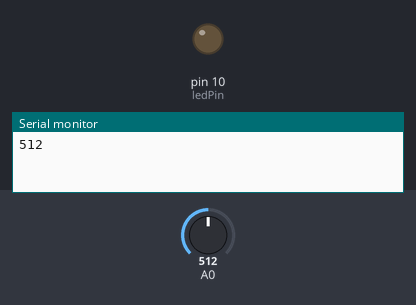
A sketch run on a simulated Arduino Uno, built with avr-gcc and run on an emulated ATmega328P. On the bench: output pins drawn as LEDs (lit = HIGH), the last lines printed to the serial monitor. The inputs (shaded band) are chosen by the test bench; at power-on: A0 = 512. The modem accepts every AT command (registered, SIM ready, sends succeed) and sends nothing else.

Above: at 1.7 s.
1.8 s: A0 set to 21
4.2 s: A0 set to 17
At 5.3 s:
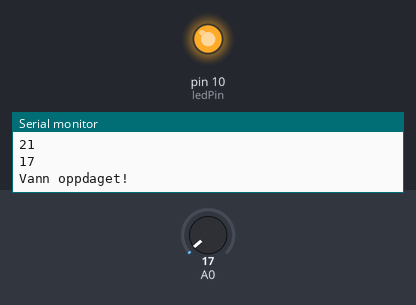
9.2 s: A0 set to 74
At 11.1 s:
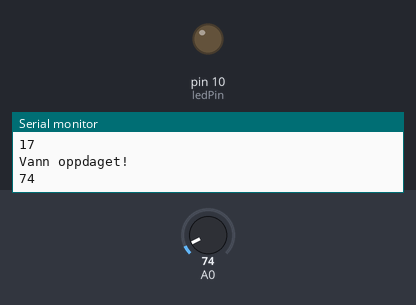
12.2 s: A0 set to 10
At 13.9 s:
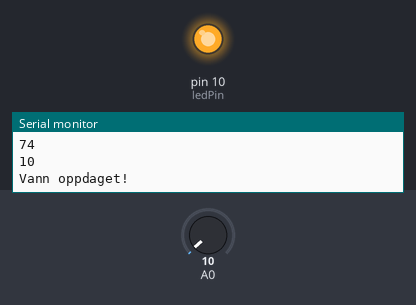
Timing chart, 0 to 15.4 s (numbered marks = the images above; inputs shaded):
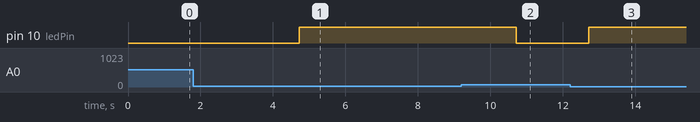

The sketch:

WaterSensor.ino
```cpp
//Code collected from various sources
//Modified by Stig B. Sivertsen
//Date: 26.02.2015

#include <SoftwareSerial.h>
#include <String.h>
SoftwareSerial CELL(7, 8);
const int ledPin =  10;
long interval = 30000; // interval at which to do something (milliseconds)
unsigned long previousMillis = 0; // last time update
unsigned char buffer[64];
//int count = 0;
//boolean containMsg = false;

char inData[64]; // Allocate some space for the string
char inChar = -1; // Where to store the character read
byte index = 0; // Index into array; where to store the character

// Commands to send to GPRS Shield

//Init...
String cellInit = "AT\r";
String cellSMSInit = "AT+CNMI=3,2,2,0\r";
String initStatus = "false";

//Send SMS
String sendSMSInTXTMode = "AT+CMGF=1\r";
String sendToNumber = "AT+CMGS=\"+4790813585\"";
String SMSToSend = "Vann oppdaget!";

//Cleanup
String deleteAllSMS = "AT+CMGD=1,4\r";
String showAllSMS = "AT+CMGL=\"ALL\"\r";

// Respons from GPRS Shield
String receiveSMS = "\r\n+CMTI: \"SM\",1\r\n";
String receiveOK = "\r\nOK\r\n";

void setup() {
  // initialize serial communication at 9600 bits per second:
  pinMode(ledPin, OUTPUT);
  CELL.begin(19200);               // the GPRS baud rate
  Serial.begin(19200);    // the GPRS baud rate
  delay(500);
}
void loop() {
  if (initStatus == "false") {
    initCell();
  }
  CheckWaterSensor();
  readCell();
  //readGPRSShield();
  //recieveTextMessage();
  delay(1000);
}

void initCell() {
  CELL.write("AT\r");
  delay(100);
  CELL.write("AT+CNMI=3,2,0,0,0\r");
  delay(100);
  initStatus = "true";
  CELL.flush();
}

void readTextMessage() {
  delay(1000);
  if (CELL.available()) {
    Serial.println("Trying to print content!");
    //Serial.println(CELL.print("AT+CMGR=1,0\r"));
    CELL.print("AT+CMGR=1,0\r");
    delay(100);
    CELL.flush();
  } else {
    Serial.println("Could not read SMS!");
    CELL.flush();
  }
  deleteMSG();

  //  if (CELL.available()) {
  //    while (CELL.available()) {        // reading data into char array
  //      if (index < 63) { // One less than the size of the array
  //        inChar = CELL.read(); // Read a character
  //        inData[index] = inChar; // Store it
  //        index++; // Increment where to write next
  //        inData[index] = '\0'; // Null terminate the string
  //      }
  //    }
  //  }
  //  Serial.print("Meldingen innholder: ");
  //  String String(inData);
  //  Serial.println(inData);
  //  clearDataArray();

}

///deleteMSG
/// Deletes incomming messages since they are stored on the GPRS Shield.
void deleteMSG() {
  delay(1000);
  //  if (CELL.available()) {
  Serial.println("Deleting...");
  //    //Serial.println(CELL.print("AT+CMGD=1,4\r"));       // Deleting SMS
  CELL.print("AT+CMGD=1,4\r");
  delay(100);
  CELL.flush();
  //  } else {
  //    Serial.println("Could not delete SMS!");
  //  }
}

///SendTextMessage()
///this function is to send a sms message
void SendTextMessage() {
  if (CELL.available()) {
    Serial.println(CELL.print(sendSMSInTXTMode));    //Because we want to send the SMS in text mode
    delay(100);
    Serial.println(CELL.println(sendToNumber));//send sms message, be careful need to add a country code before the cellphone number
    delay(100);
    Serial.println(CELL.println(SMSToSend));//the content of the message
    delay(100);
    Serial.println(CELL.println((char)26));//the ASCII code of the ctrl+z is 26
    delay(100);
    Serial.println("Sender SMS...");
    CELL.flush();
  } else {
    Serial.println("GPRS Shield not available when trying to send SMS!");
    CELL.flush();
  }
}

void clearDataArray() {             // function to clear buffer array
  for (int i = 0; i < index; i++)
  {
    inData[i] = NULL; // clear all index of array with command NULL
  }
}

///CheckWaterSensor()
/// Checking water sensor
void CheckWaterSensor() {
  int sensorValue = analogRead(A0);
  Serial.println(sensorValue);

  if (sensorValue < 20) {
    unsigned long currentMillis = millis();
    Serial.println("Vann oppdaget!");
    digitalWrite(ledPin, HIGH);
    if (currentMillis - previousMillis > interval) {
      previousMillis = currentMillis;
      SendTextMessage();
    }
  } else {
    digitalWrite(ledPin, LOW);
  }
  delay(1000);
}

void readCell() {
  String content = "";
  String item = "";
  char character;

  if (CELL.available()) {             // if date is comming from softwareserial port ==> data is comming from gprs shield

    while (CELL.available()) {        // reading data into char array
      if (index < 64) { // One less than the size of the array
        inChar = char(CELL.read()); // Read a character
        inData[index] = inChar; // Store it
        index++; // Increment where to write next
        inData[index] = '\0'; // Null terminate the string
      }
    }
    int size = sizeof(inData);
    for (int k = 0; k < sizeof(inData); k++) {

      item = String(inData[k]);
      if (item == "S") {
        Serial.println("Fant:" + item);
      }
      item = item + item;
    }

    if (content != "") {
      Serial.println(content);
      int strLength = content.length();
      int index = content.lastIndexOf("4");
      //Serial.println(strLength);
      //Serial.println(index);
      content = "";
      index = NULL;
    }
    //    if (strcmp(inData, "\r\n+CMTI: \"SM\",1\r\n")  == 0) {
    //      Serial.println("Inn data er (likt):");
    //      Serial.write(inData);
    //      clearDataArray();
    //      CELL.flush();
    //      delay(100);
    //      readTextMessage();
    //      delay(100);
    //    }
    //    if (strcmp(inData, "\r\n+CMTI: \"SM\",2\r\n")  == 0) {
    //      Serial.println("Inn data2 er (likt):");
    //      Serial.write(inData);
    //      clearDataArray();
    //      CELL.flush();
    //      delay(100);
    //      readTextMessage();
    //      delay(100);
    //    }
    //    if (strcmp(inData, "\r\n+CMTI: \"SM\",3\r\n")  == 0) {
    //      Serial.println("Inn data3 er (likt):");
    //      Serial.write(inData);
    //      clearDataArray();
    //      CELL.flush();
    //      delay(100);
    //      readTextMessage();
    //      delay(100);
    //    }
    //    if (strcmp(inData, "\r\n+CMTI: \"SM\",4\r\n")  == 0) {
    //      Serial.println("Inn data4 er (likt):");
    //      Serial.write(inData);
    //      clearDataArray();
    //      CELL.flush();
    //      delay(100);
    //      readTextMessage();
    //      delay(100);
    //    }
    //    if (strcmp(inData, "\r\n+CMTI: \"SM\",5\r\n")  == 0) {
    //      Serial.println("Inn data5 er (likt):");
    //      Serial.write(inData);
    //      clearDataArray();
    //      CELL.flush();
    //      delay(100);
    //      readTextMessage();
    //      delay(100);
    //    }
    //    if (strcmp(inData, "\r\n+CMTI: \"SM\",6\r\n")  == 0) {
    //      Serial.println("Inn data6 er (likt):");
    //      Serial.write(inData);
    //      clearDataArray();
    //      CELL.flush();
    //      delay(100);
    //      readTextMessage();
    //      delay(100);
    //    }
    //    if (strcmp(inData, "\r\n+CMTI: \"SM\",7\r\n")  == 0) {
    //      Serial.println("Inn data7 er (likt):");
    //      Serial.write(inData);
    //      clearDataArray();
    //      CELL.flush();
    //      delay(100);
    //      readTextMessage();
    //      delay(100);
    //    }
    //    if (strcmp(inData, "\r\n+CMTI: \"SM\",8\r\n")  == 0) {
    //      Serial.println("Inn data8 er (likt):");
    //      Serial.write(inData);
    //      clearDataArray();
    //      CELL.flush();
    //      delay(100);
    //      readTextMessage();
    //      delay(100);
    //    }
    //    if (strcmp(inData, "\r\n+CMTI: \"SM\",9\r\n")  == 0) {
    //      Serial.println("Inn data9 er (likt):");
    //      Serial.write(inData);
    //      clearDataArray();
    //      CELL.flush();
    //      delay(100);
    //      readTextMessage();
    //      delay(100);
    //    }
    //    if (strcmp(inData, "\r\n+CMTI: \"SM\",10\r\n")  == 0) {
    //      Serial.println("Inn data10 er (likt):");
    //      Serial.write(inData);
    //      clearDataArray();
    //      CELL.flush();
    //      delay(100);
    //      readTextMessage();
    //      delay(100);
    //    }
    //    if (strcmp(inData, "\r\n+CMTI: \"SM\",11\r\n")  == 0) {
    //      Serial.println("Inn data11 er (likt):");
    //      Serial.write(inData);
    //      clearDataArray();
    //      CELL.flush();
    //      delay(100);
    //      readTextMessage();
    //      delay(100);
    //    }
    //    if (strcmp(inData, "\r\n+CMTI: \"SM\",12\r\n")  == 0) {
    //      Serial.println("Inn data12 er (likt):");
    //      Serial.write(inData);
    //      clearDataArray();
    //      CELL.flush();
    //      delay(100);
    //      readTextMessage();
    //      delay(100);
    //    }
    //    if (strcmp(inData, "\r\n+CMTI: \"SM\",13\r\n")  == 0) {
    //      Serial.println("Inn data13 er (likt):");
    //      Serial.write(inData);
    //      clearDataArray();
    //      CELL.flush();
    //      delay(100);
    //      readTextMessage();
    //      delay(100);
    //    }
    //    if (strcmp(inData, "\r\n+CMTI: \"SM\",14\r\n")  == 0) {
    //      Serial.println("Inn data14 er (likt):");
    //      Serial.write(inData);
    //      clearDataArray();
    //      CELL.flush();
    //      delay(100);
    //      readTextMessage();
    //      delay(100);
    //    }
    //    if (strcmp(inData, "\r\n+CMTI: \"SM\",15\r\n")  == 0) {
    //      Serial.println("Inn data15 er (likt):");
    //      Serial.write(inData);
    //      clearDataArray();
    //      CELL.flush();
    //      delay(100);
    //      readTextMessage();
    //      delay(100);
    //    }
    //    if (strcmp(inData, "\r\n+CMTI: \"SM\",16\r\n")  == 0) {
    //      Serial.println("Inn data16 er (likt):");
    //      Serial.write(inData);
    //      clearDataArray();
    //      CELL.flush();
    //      delay(100);
    //      readTextMessage();
    //      delay(100);
    //    }
    //    if (strcmp(inData, "\r\n+CMTI: \"SM\",17\r\n")  == 0) {
    //      Serial.println("Inn data17 er (likt):");
    //      Serial.write(inData);
    //      clearDataArray();
    //      CELL.flush();
    //      delay(100);
    //      readTextMessage();
    //      delay(100);
    //    }
    //    if (strcmp(inData, "\r\n+CMTI: \"SM\",18\r\n")  == 0) {
    //      Serial.println("Inn data18 er (likt):");
    //      Serial.write(inData);
    //      clearDataArray();
    //      CELL.flush();
    //      delay(100);
    //      readTextMessage();
    //      delay(100);
    //    }
    //    if (strcmp(inData, "\r\n+CMTI: \"SM\",19\r\n")  == 0) {
    //      Serial.println("Inn data19 er (likt):");
    //      Serial.write(inData);
    //      clearDataArray();
    //      CELL.flush();
    //      delay(100);
    //      readTextMessage();
    //      delay(100);
    //    }
    //    if (strcmp(inData, "\r\n+CMTI: \"SM\",20\r\n")  == 0) {
    //      Serial.println("Inn data20 er (likt):");
    //      Serial.write(inData);
    //      clearDataArray();
    //      CELL.flush();
    //      delay(100);
    //      readTextMessage();
    //      delay(100);
    //    }
    clearDataArray();
    CELL.flush();
  } else {
    //Serial.println("GPRS Shield read not available!");
    CELL.flush();
    //deleteMSG();
  }
}
```

Measured:
- the behaviour switches between 20 and 19 on A0 (found by bisection; images 0 and 1)
- after the input at 4.2 s, pin 10 (ledPin): LOW → HIGH after 0.52 s
- after the input at 9.2 s, pin 10 (ledPin): HIGH → LOW after 1.5 s
- after the input at 12.2 s, pin 10 (ledPin): LOW → HIGH after 0.52 s
